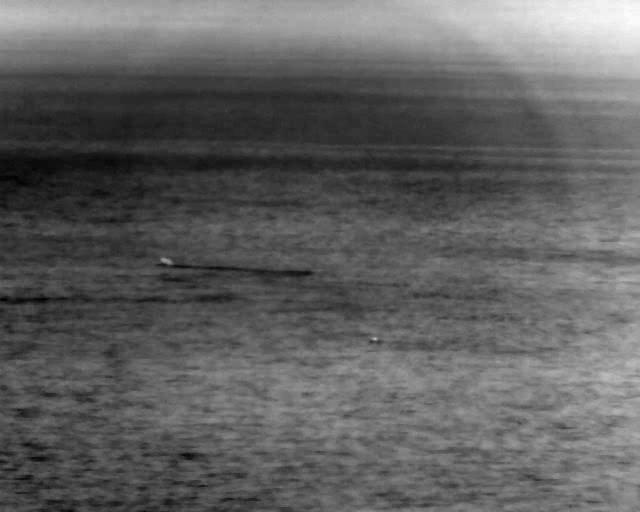
#> input picture data/raw/data1/1846.jpg, 640 x 512 px
$ python -i sea_detector.py   (imports and definitions only)
#> lines starting #> are read from the running program, lines starting #| are printed output that depends on the picture; after the words box and inside, x2 and y2 are one past the last pixel; in counts of white or black regions, pixels touching at a corner belong together
from __future__ import annotations

from dataclasses import dataclass
from typing import Dict, List, Tuple

import cv2
import numpy as np


@dataclass
class DetectorConfig:
    target_width: int = 640
    target_height: int = 512
    roi_start_y: int = 40
    peak_kernel: int = 19
    l_factor: float = 2.1
    min_area: int = 6
    max_area: int = 800
    opening_kernel: int = 1
    merge_margin: int = 2
    horizon_band_height: int = 200
    min_width: int = 3
    min_height: int = 2
    max_aspect_ratio: float = 8.0
    nms_iou_threshold: float = 0.35
    tophat_kernel: int = 11
    tophat_percentile: float = 99.7
    min_local_contrast: float = 5.0
    max_boxes: int = 2
    auto_horizon: bool = True
    horizon_search_top: int = 5
    horizon_search_bottom: int = 200
    horizon_offset: int = 10


class SeaSurfaceDetector:
    """Sea-surface small target detector with auto horizon anchoring."""

    def __init__(self, cfg: DetectorConfig | None = None):
        self.cfg = cfg or DetectorConfig()

    # [18 lines left out: function initialize_image, not called in this run]

    @staticmethod
    def row_average_adjust(img: np.ndarray) -> np.ndarray:
        row_means = np.mean(img, axis=1)
        target = float(np.max(row_means))
        delta = target - row_means
        return np.clip(img.astype(np.float32) + delta[:, None], 0, 255).astype(np.uint8)

    def estimate_horizon(self, gray: np.ndarray) -> int:
        row_signal = gray.mean(axis=1).astype(np.float32).reshape(-1, 1)
        row_signal = cv2.GaussianBlur(row_signal, (1, 31), 0).reshape(-1)
        top = int(np.clip(self.cfg.horizon_search_top, 0, gray.shape[0] - 2))
        bottom = int(np.clip(self.cfg.horizon_search_bottom, top + 1, gray.shape[0] - 1))
        grad = np.diff(row_signal)
        window = grad[top:bottom]
        if window.size == 0:
            return int(np.clip(self.cfg.roi_start_y - self.cfg.horizon_offset, 0, gray.shape[0] - 1))
        return int(np.argmin(window) + top)

    def resolve_roi_start(self, gray: np.ndarray, horizon_y: int | None = None) -> int:
        if self.cfg.auto_horizon:
            if horizon_y is None:
                horizon_y = self.estimate_horizon(gray)
            roi_start = horizon_y + int(self.cfg.horizon_offset)
        else:
            roi_start = int(self.cfg.roi_start_y)
        return int(np.clip(roi_start, 0, gray.shape[0] - 1))

    def _peak_mask(self, roi: np.ndarray) -> np.ndarray:
        k = max(3, int(self.cfg.peak_kernel))
        if k % 2 == 0:
            k += 1
        kernel = np.ones((k, k), np.uint8)
        local_max = cv2.dilate(roi, kernel)
        bright = roi > np.mean(roi)
        peak = (roi == local_max) & bright
        values = roi[peak]
        if values.size == 0:
            return np.zeros_like(roi, dtype=np.uint8)
        threshold = min(float(np.mean(values) + self.cfg.l_factor * np.std(values)), 255.0)
        return (peak & (roi >= threshold)).astype(np.uint8) * 255

    def _tophat_response_and_mask(self, roi: np.ndarray) -> tuple[np.ndarray, np.ndarray]:
        k = max(3, int(self.cfg.tophat_kernel))
        if k % 2 == 0:
            k += 1
        kernel = cv2.getStructuringElement(cv2.MORPH_ELLIPSE, (k, k))
        th = cv2.morphologyEx(roi, cv2.MORPH_TOPHAT, kernel).astype(np.float32)
        thr = float(np.percentile(th, self.cfg.tophat_percentile))
        response = np.clip(th, 0, 255).astype(np.uint8)
        mask = (th >= thr).astype(np.uint8) * 255
        return response, mask

    def _tophat_mask(self, roi: np.ndarray) -> np.ndarray:
        _, mask = self._tophat_response_and_mask(roi)
        return mask

    def _clean_mask(self, mask: np.ndarray, ref_img: np.ndarray) -> np.ndarray:
        if self.cfg.opening_kernel > 1:
            kernel = np.ones((self.cfg.opening_kernel, self.cfg.opening_kernel), np.uint8)
            mask = cv2.morphologyEx(mask, cv2.MORPH_OPEN, kernel)
        num_labels, labels, stats, _ = cv2.connectedComponentsWithStats(mask, connectivity=8)
        out = np.zeros_like(mask)
        h_img, w_img = ref_img.shape
        for i in range(1, num_labels):
            area = int(stats[i, cv2.CC_STAT_AREA])
            w = int(stats[i, cv2.CC_STAT_WIDTH])
            h = int(stats[i, cv2.CC_STAT_HEIGHT])
            x = int(stats[i, cv2.CC_STAT_LEFT])
            y = int(stats[i, cv2.CC_STAT_TOP])
            if w <= 0 or h <= 0:
                continue
            aspect = max(w / h, h / w)
            x1 = x
            y1 = y
            x2 = min(w_img, x + w)
            y2 = min(h_img, y + h)
            pad = 4
            rx1 = max(0, x1 - pad)
            ry1 = max(0, y1 - pad)
            rx2 = min(w_img, x2 + pad)
            ry2 = min(h_img, y2 + pad)
            inner = ref_img[y1:y2, x1:x2]
            ring = ref_img[ry1:ry2, rx1:rx2].copy()
            ring[(y1 - ry1) : (y2 - ry1), (x1 - rx1) : (x2 - rx1)] = 0
            inner_mean = float(np.mean(inner)) if inner.size else 0.0
            ring_vals = ring[ring > 0]
            ring_mean = float(np.mean(ring_vals)) if ring_vals.size else inner_mean
            contrast = inner_mean - ring_mean
            if (
                self.cfg.min_area <= area <= self.cfg.max_area
                and w >= self.cfg.min_width
                and h >= self.cfg.min_height
                and aspect <= self.cfg.max_aspect_ratio
                and contrast >= self.cfg.min_local_contrast
            ):
                out[labels == i] = 255
        return out

    def detect_steps(self, gray: np.ndarray) -> tuple[np.ndarray, Dict[str, int], Dict[str, np.ndarray]]:
        horizon_y = self.estimate_horizon(gray)
        roi_start = self.resolve_roi_start(gray, horizon_y)
        adj = self.row_average_adjust(gray)
        steps: Dict[str, np.ndarray] = {
            "01_original": gray.copy(),
            "02_row_brightness_adjusted": adj.copy(),
        }
        roi = adj[roi_start:, :]
        if roi.size == 0:
            empty = np.zeros_like(adj, dtype=np.uint8)
            steps["03_search_band"] = empty.copy()
            steps["04_local_peak_mask"] = empty.copy()
            steps["05_tophat_response"] = empty.copy()
            steps["06_tophat_mask"] = empty.copy()
            steps["07_fused_candidate_mask"] = empty.copy()
            steps["08_cleaned_candidate_mask"] = empty.copy()
            return empty, {
                "horizon_y": horizon_y,
                "roi_start_y": roi_start,
                "band_height": 0,
            }, steps

        band_h = int(np.clip(self.cfg.horizon_band_height, 1, roi.shape[0]))
        band = roi[:band_h, :]
        peak_mask = self._peak_mask(band)
        tophat_response, th_mask = self._tophat_response_and_mask(band)
        mask = cv2.bitwise_and(peak_mask, th_mask)
        cleaned_mask = self._clean_mask(mask, band)

        search_band = np.zeros_like(adj, dtype=np.uint8)
        search_band[roi_start : roi_start + band_h, :] = band
        peak_full = np.zeros_like(adj, dtype=np.uint8)
        peak_full[roi_start : roi_start + band_h, :] = peak_mask
        tophat_response_full = np.zeros_like(adj, dtype=np.uint8)
        tophat_response_full[roi_start : roi_start + band_h, :] = tophat_response
        tophat_mask_full = np.zeros_like(adj, dtype=np.uint8)
        tophat_mask_full[roi_start : roi_start + band_h, :] = th_mask
        fused_full = np.zeros_like(adj, dtype=np.uint8)
        fused_full[roi_start : roi_start + band_h, :] = mask
        cleaned_full = np.zeros_like(adj, dtype=np.uint8)
        cleaned_full[roi_start : roi_start + band_h, :] = cleaned_mask
        steps.update(
            {
                "03_search_band": search_band,
                "04_local_peak_mask": peak_full,
                "05_tophat_response": tophat_response_full,
                "06_tophat_mask": tophat_mask_full,
                "07_fused_candidate_mask": fused_full,
                "08_cleaned_candidate_mask": cleaned_full,
            }
        )

        padded = np.zeros_like(roi, dtype=np.uint8)
        padded[:band_h, :] = cleaned_mask
        out = np.zeros_like(adj, dtype=np.uint8)
        out[roi_start:, :] = padded
        return out, {
            "horizon_y": int(horizon_y),
            "roi_start_y": int(roi_start),
            "band_height": int(band_h),
        }, steps

    def detect(self, gray: np.ndarray) -> tuple[np.ndarray, Dict[str, int]]:
        mask, meta, _ = self.detect_steps(gray)
        return mask, meta

    def detect_mask(self, gray: np.ndarray) -> np.ndarray:
        mask, _ = self.detect(gray)
        return mask

    # [46 lines left out: functions mask_to_boxes, _nms_boxes, not called in this run]

>>> import cv2
>>> picture = cv2.imread('data/raw/data1/1846.jpg', cv2.IMREAD_GRAYSCALE)
#> picture is the input picture: shape (512, 640); min 0, max 253, mean 96.2
>>> result = SeaSurfaceDetector().detect_steps(picture)
#> in estimate_horizon, `row_signal = gray.mean(axis=1).astype(np.float32).reshape(-1, 1)`: row_signal = 512 values, max 189.1 at index 14, min 43.84 at index 166, mean 96.2
#> in estimate_horizon, `row_signal = cv2.GaussianBlur(row_signal, (1, 31), 0).reshape(-1)`: row_signal = 512 values, max 186.7 at index 14, min 48.35 at index 165, mean 96.2
#> in estimate_horizon, `grad = np.diff(row_signal)`: grad = 511 values, max 1.24 at index 220, min -2 at index 71, mean -0.186
#> in estimate_horizon, `window = grad[top:bottom]`: window = 195 values, max 1.17 at index 166, min -2 at index 66, mean -0.602
#> in detect_steps, `horizon_y = self.estimate_horizon(gray)`: horizon_y = 71
#> in resolve_roi_start, `roi_start = horizon_y + int(self.cfg.horizon_offset)`: roi_start = 81
#> in row_average_adjust, `row_means = np.mean(img, axis=1)`: row_means = 512 values, max 189.1 at index 14, min 43.84 at index 166, mean 96.2
#> in row_average_adjust, `target = float(np.max(row_means))`: target = 189.1
#> in row_average_adjust, `delta = target - row_means`: delta = 512 values, max 145.2 at index 166, min 0 at index 14, mean 92.87
#> in row_average_adjust, `return np.clip(img.astype(np.float32) + delta[:, None], 0, 255).astype..`:
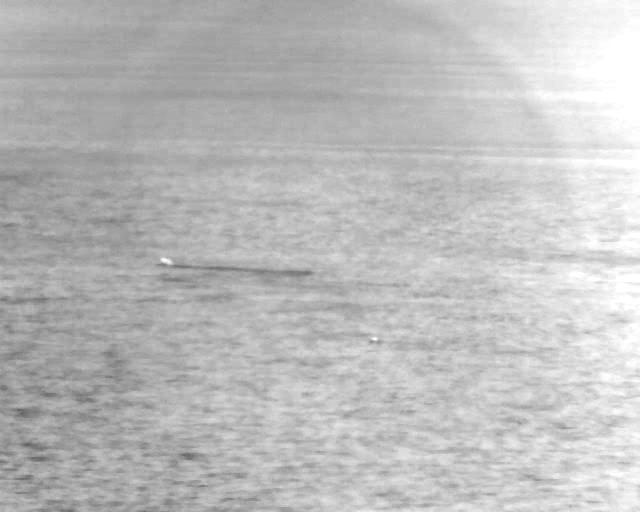
#> returned value: shape (512, 640); min 96, max 255, mean 188.5
#> in detect_steps, `roi = adj[roi_start:, :]`:
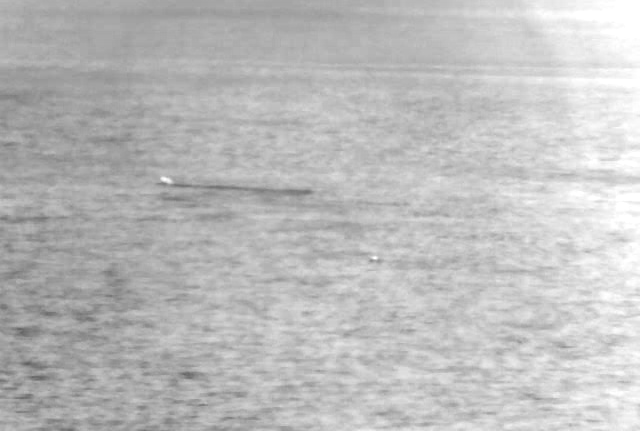
#> roi: shape (431, 640); min 96, max 255, mean 188.5
#> in _peak_mask, `local_max = cv2.dilate(roi, kernel)`:
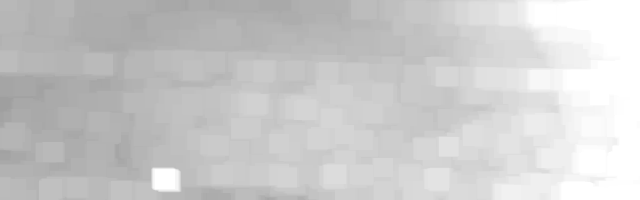
#> local_max: shape (200, 640); min 159, max 255, mean 203.4
#> in _peak_mask, `bright = roi > np.mean(roi)`:
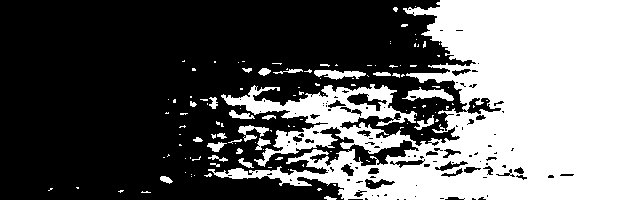
#> bright: shape (200, 640) bool; 41.1% white; 124 white regions (99 under 20 px), largest, box (x1, y1, x2, y2) and area: (208, 0, 640, 200) 50018, (402, 87, 454, 101) 365, (314, 70, 366, 80) 313
#> in _peak_mask, `peak = (roi == local_max) & bright`: peak: shape (200, 640) bool; 1.8% white; 189 white regions (181 under 20 px), largest, box (x1, y1, x2, y2) and area: (566, 0, 640, 42) 1408, (596, 78, 640, 88) 250, (615, 194, 640, 200) 131
#> in _peak_mask, `values = roi[peak]`: values = 2353 values, max 255 at index 0, min 189 at index 1434, mean 250.2
#> in _peak_mask, `threshold = min(float(np.mean(values) + self.cfg.l_factor * np.std(val..`: threshold = 255
#> in _tophat_response_and_mask, `th = cv2.morphologyEx(roi, cv2.MORPH_TOPHAT, kernel).astype(np.float32)`:
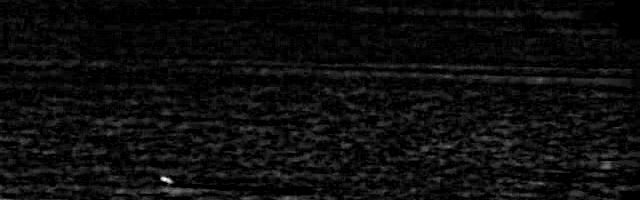
#> th: shape (200, 640) float32; min 0, max 84, mean 4.4; drawn with min black and max white
#> in _tophat_response_and_mask, `thr = float(np.percentile(th, self.cfg.tophat_percentile))`: thr = 24
#> in _tophat_response_and_mask, `mask = (th >= thr).astype(np.uint8) * 255`:
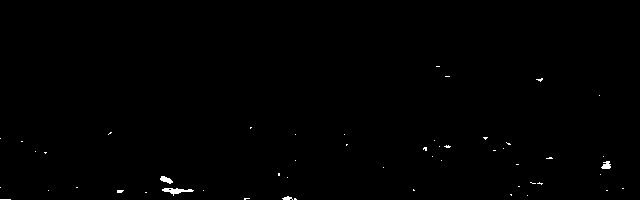
#> mask: shape (200, 640); 0.36% white; 52 white regions (48 under 20 px), largest, box (x1, y1, x2, y2) and area: (162, 188, 194, 196) 117, (160, 176, 173, 184) 60, (601, 161, 611, 169) 56, (282, 196, 293, 200) 28
#> in detect_steps, `mask = cv2.bitwise_and(peak_mask, th_mask)`: mask: shape (200, 640); 0% white in thin lines or dots, all inside (x1, y1, x2, y2) = (164, 95, 600, 180)
#> in _clean_mask, `num_labels, labels, stats, _ = cv2.connectedComponentsWithStats(mask, ..`: labels: shape (200, 640) int32; 3 distinct labels, from 0 to 2
#> in _clean_mask, `num_labels, labels, stats, _ = cv2.connectedComponentsWithStats(mask, ..`: num_labels = 3; stats = [[0, 0, 640, 200, 127997], [599, 95, 1, 1, 1], [164, 179, 2, 1, 2]]
#> the loop in _clean_mask, `for i in range(1, num_labels):` made 2 passes
#> (area, w, h, x, y, aspect, x1, y1) on passes 1 to 2: (1, 1, 1, 599, 95, 1, 599, 95), (2, 2, 1, 164, 179, 2, 164, 179)
#> after the loop in _clean_mask, `for i in range(1, num_labels):`: out: shape (200, 640); every value is 0
#> in detect_steps, `peak_full[roi_start : roi_start + band_h, :] = peak_mask`: peak_full: shape (512, 640); 0.64% white; 32 white regions (24 under 20 px), largest, box (x1, y1, x2, y2) and area: (566, 81, 640, 123) 1408, (596, 159, 640, 169) 250, (615, 275, 640, 281) 131
#> in detect_steps, `tophat_mask_full[roi_start : roi_start + band_h, :] = th_mask`: tophat_mask_full: shape (512, 640); 0.14% white; 52 white regions (48 under 20 px), largest, box (x1, y1, x2, y2) and area: (162, 269, 194, 277) 117, (160, 257, 173, 265) 60, (601, 242, 611, 250) 56, (282, 277, 293, 281) 28
#> in detect_steps, `fused_full[roi_start : roi_start + band_h, :] = mask`:
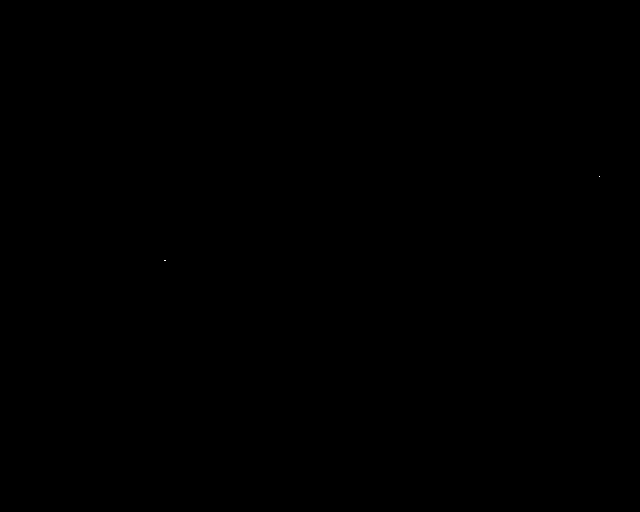
#> fused_full: shape (512, 640); 0% white in thin lines or dots, all inside (x1, y1, x2, y2) = (164, 176, 600, 261)
#> in detect_steps, `cleaned_full[roi_start : roi_start + band_h, :] = cleaned_mask`: cleaned_full: shape (512, 640); every value is 0
#> in detect_steps, `padded[:band_h, :] = cleaned_mask`: padded: shape (431, 640); every value is 0
